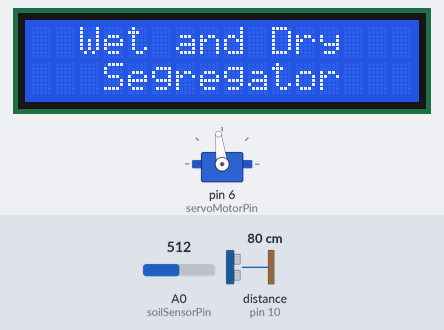
This sketch was run on a simulated Arduino Uno, built with avr-gcc and run on an emulated ATmega328P. On the bench: 16×2 character LCD, servo. Wiring (inferred from the names in the program): ultrasonic range finder: trigger pin 9; echo pin 10. The inputs (shaded band) are chosen by the test bench; at power-on: distance to the obstacle (sensor on pin 10) 80 cm, A0 (soilSensorPin) = 512. The echo pulse lasts 58.3 µs per cm; what the sketch prints to the serial monitor is not drawn.

Above: at 1.2 s.
1.3 s: distance to the obstacle (sensor on pin 10) set to 12 cm
2.8 s: distance to the obstacle (sensor on pin 10) set to 9 cm
At 4.6 s:
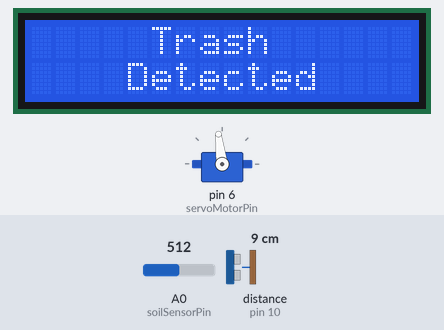
At 7.4 s:
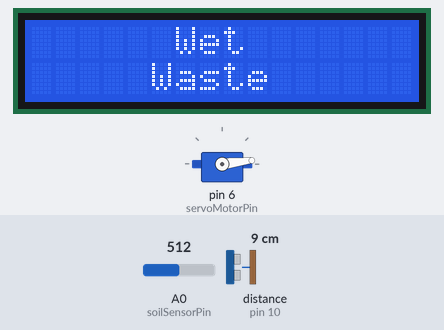
9.0 s: distance to the obstacle (sensor on pin 10) set to 190 cm
At 9.8 s:
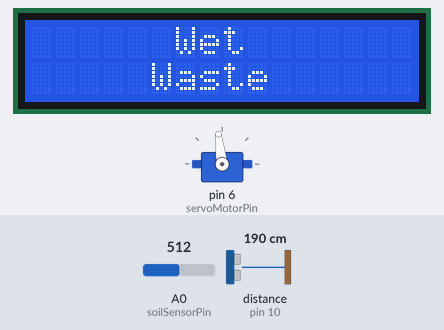
Timing chart, 0 to 12.0 s (numbered marks = the images above; inputs shaded):
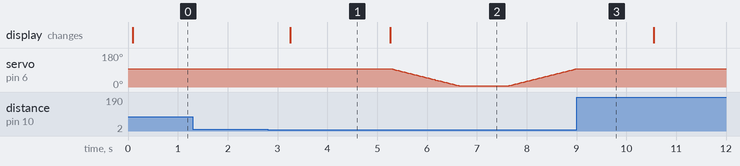

The sketch:

Waste_Sorter.ino
```cpp
#include <Servo.h>
#include <Wire.h>
#include <LCD_I2C.h>

const int soilSensorPin = A0;
const int TrigPin = 9;
const int EchoPin = 10;
const int servoMotorPin = 6;

LCD_I2C lcd(0x27);
Servo servoMotor;

void setup() {
  Serial.begin(9600);
  lcd.begin();
	lcd.backlight();

  pinMode(TrigPin, OUTPUT);
  pinMode(EchoPin, INPUT);
  servoMotor.attach(servoMotorPin);
}

void loop() {
  slideToCenter();
  int soilMoisture = analogRead(soilSensorPin);
  float distance = getUltrasonicDistance();
  float distanceThreshold = 10.0;  // Set detection range from 0 to 10 cm TRASH RANGE

  if (distance > 0 && distance <= distanceThreshold) {
    Serial.println("Trash detected");
    lcd.clear();
    lcd.setCursor(5, 0);
	  lcd.print("Trash");
	  lcd.setCursor(4, 1);
   	lcd.print("Detected");
    delay(2000);

    if (soilMoisture > 1020) {
      lcd.clear();
      lcd.setCursor(6, 0);
	    lcd.print("Dry");
	    lcd.setCursor(5, 1);
     	lcd.print("Waste");
      slideToRight();
      delay(1000);
      slideToCenter();
      Serial.println("Dry - Sliding to the right");
    } else {
      lcd.clear();
      lcd.setCursor(6, 0);
	    lcd.print("Wet");
	    lcd.setCursor(5, 1);
     	lcd.print("Waste");
      slideToLeft();
      delay(1000);
      slideToCenter();
      Serial.println("Wet - Sliding to the left");
    }
    Serial.print("Moisture: ");
    Serial.println(soilMoisture);
    Serial.print("Distance: ");
    Serial.print(distance);
    Serial.println(" cm");
  } else {
    Serial.println("No trash detected");
    lcd.clear();
    lcd.setCursor(2, 0);
	  lcd.print("Wet and Dry");
	  lcd.setCursor(2, 1);
   	lcd.print(" Segregator");
  }

  delay(500);
}

float getUltrasonicDistance() {
  digitalWrite(TrigPin, LOW);
  delayMicroseconds(2);
  digitalWrite(TrigPin, HIGH);
  delayMicroseconds(7);
  digitalWrite(TrigPin, LOW);
  float duration = pulseIn(EchoPin, HIGH);
  float distance_cm = duration * 0.0343 / 2.0;  // Use 2.0 for accurate floating-point division
  return distance_cm;
}

void slideToCenter() {
  servoMotor.write(97);
}


void slideToLeft() {
  for (int pos = 97; pos >= 7; pos--) {
    servoMotor.write(pos);
    delay(15);  // Adjust the delay to control the speed of the movement
  }
  delay(1000);
  for (int pos = 7; pos <= 97; pos++){
    servoMotor.write(pos);
    delay (15);
  }
}

void slideToRight() {
  for (int pos = 97; pos <= 187; pos++) {
    servoMotor.write(pos);
    delay(15);  // Adjust the delay to control the speed of the movement
  }
  delay (1000);
  for (int pos = 187; pos >= 97; pos--){
    servoMotor.write(pos);
    delay(15);
  }
}
```

Measured:
- the behaviour switches between 11 and 10 cm on distance to the obstacle (sensor on pin 10) (found by bisection; images 0 and 1)
- after the input at 1.3 s, every drawn part: stays the same
- after the input at 2.8 s, the display: changes after 0.45 s (image 1)
- after the input at 9.0 s, servo on pin 6 (servoMotorPin): goes on until 9.0 s, then stays 97°
- what the display in image 1 shows lasts 2.0 s, from 3.3 s to 5.3 s
